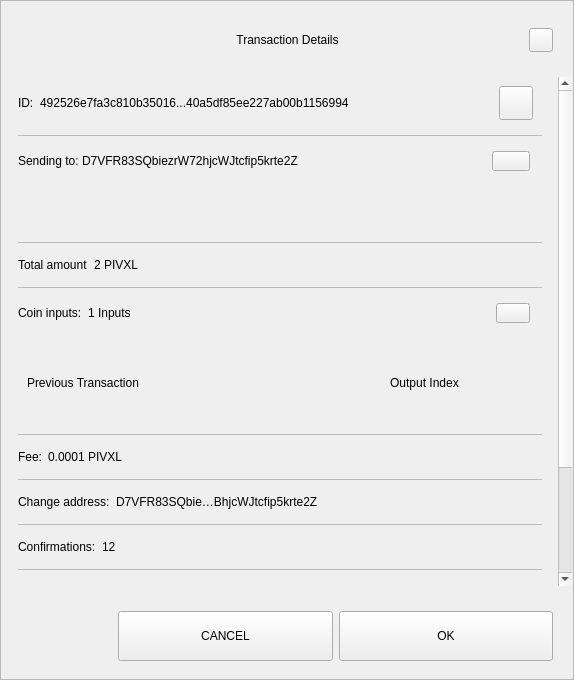
<?xml version="1.0" encoding="UTF-8"?>
<ui version="4.0">
 <class>TxDetailDialog</class>
 <widget class="QWidget" name="TxDetailDialog">
  <property name="geometry">
   <rect>
    <x>0</x>
    <y>0</y>
    <width>574</width>
    <height>680</height>
   </rect>
  </property>
  <property name="sizePolicy">
   <sizepolicy hsizetype="Preferred" vsizetype="Expanding">
    <horstretch>0</horstretch>
    <verstretch>0</verstretch>
   </sizepolicy>
  </property>
  <property name="minimumSize">
   <size>
    <width>574</width>
    <height>500</height>
   </size>
  </property>
  <property name="windowTitle">
   <string>Form</string>
  </property>
  <property name="styleSheet">
   <string notr="true"/>
  </property>
  <layout class="QVBoxLayout" name="verticalLayout_3">
   <property name="spacing">
    <number>0</number>
   </property>
   <property name="leftMargin">
    <number>0</number>
   </property>
   <property name="topMargin">
    <number>0</number>
   </property>
   <property name="rightMargin">
    <number>0</number>
   </property>
   <property name="bottomMargin">
    <number>0</number>
   </property>
   <item>
    <widget class="QFrame" name="frame">
     <property name="sizePolicy">
      <sizepolicy hsizetype="Preferred" vsizetype="Expanding">
       <horstretch>0</horstretch>
       <verstretch>0</verstretch>
      </sizepolicy>
     </property>
     <property name="styleSheet">
      <string notr="true"/>
     </property>
     <property name="frameShape">
      <enum>QFrame::StyledPanel</enum>
     </property>
     <property name="frameShadow">
      <enum>QFrame::Raised</enum>
     </property>
     <layout class="QVBoxLayout" name="verticalLayout">
      <property name="leftMargin">
       <number>0</number>
      </property>
      <property name="rightMargin">
       <number>0</number>
      </property>
      <item>
       <layout class="QHBoxLayout" name="horizontalLayout_3">
        <property name="spacing">
         <number>0</number>
        </property>
        <property name="leftMargin">
         <number>20</number>
        </property>
        <property name="topMargin">
         <number>10</number>
        </property>
        <property name="rightMargin">
         <number>20</number>
        </property>
        <item>
         <spacer name="horizontalSpacer_1">
          <property name="orientation">
           <enum>Qt::Horizontal</enum>
          </property>
          <property name="sizeHint" stdset="0">
           <size>
            <width>40</width>
            <height>20</height>
           </size>
          </property>
         </spacer>
        </item>
        <item>
         <widget class="QLabel" name="labelTitle">
          <property name="minimumSize">
           <size>
            <width>0</width>
            <height>40</height>
           </size>
          </property>
          <property name="maximumSize">
           <size>
            <width>16777215</width>
            <height>40</height>
           </size>
          </property>
          <property name="styleSheet">
           <string notr="true">padding-left:24px;</string>
          </property>
          <property name="text">
           <string>Transaction Details</string>
          </property>
          <property name="alignment">
           <set>Qt::AlignCenter</set>
          </property>
          <property name="margin">
           <number>7</number>
          </property>
         </widget>
        </item>
        <item>
         <spacer name="horizontalSpacer_2">
          <property name="orientation">
           <enum>Qt::Horizontal</enum>
          </property>
          <property name="sizeHint" stdset="0">
           <size>
            <width>40</width>
            <height>20</height>
           </size>
          </property>
         </spacer>
        </item>
        <item>
         <widget class="QPushButton" name="btnEsc">
          <property name="minimumSize">
           <size>
            <width>24</width>
            <height>24</height>
           </size>
          </property>
          <property name="maximumSize">
           <size>
            <width>24</width>
            <height>24</height>
           </size>
          </property>
          <property name="focusPolicy">
           <enum>Qt::NoFocus</enum>
          </property>
          <property name="text">
           <string/>
          </property>
         </widget>
        </item>
       </layout>
      </item>
      <item>
       <spacer name="verticalSpacer">
        <property name="orientation">
         <enum>Qt::Vertical</enum>
        </property>
        <property name="sizeType">
         <enum>QSizePolicy::Fixed</enum>
        </property>
        <property name="sizeHint" stdset="0">
         <size>
          <width>20</width>
          <height>10</height>
         </size>
        </property>
       </spacer>
      </item>
      <item>
       <widget class="QWidget" name="layoutScroll" native="true">
        <property name="minimumSize">
         <size>
          <width>0</width>
          <height>0</height>
         </size>
        </property>
        <layout class="QVBoxLayout" name="verticalLayout_4">
         <property name="leftMargin">
          <number>0</number>
         </property>
         <property name="topMargin">
          <number>0</number>
         </property>
         <property name="rightMargin">
          <number>0</number>
         </property>
         <item>
          <widget class="QScrollArea" name="scrollArea">
           <property name="styleSheet">
            <string notr="true">#scrollArea {
background:transparent;
}</string>
           </property>
           <property name="horizontalScrollBarPolicy">
            <enum>Qt::ScrollBarAlwaysOff</enum>
           </property>
           <property name="sizeAdjustPolicy">
            <enum>QAbstractScrollArea::AdjustIgnored</enum>
           </property>
           <property name="widgetResizable">
            <bool>true</bool>
           </property>
           <property name="alignment">
            <set>Qt::AlignLeading|Qt::AlignLeft|Qt::AlignTop</set>
           </property>
           <widget class="QWidget" name="scrollAreaWidgetContents">
            <property name="geometry">
             <rect>
              <x>0</x>
              <y>0</y>
              <width>556</width>
              <height>672</height>
             </rect>
            </property>
            <property name="autoFillBackground">
             <bool>false</bool>
            </property>
            <property name="styleSheet">
             <string notr="true">#scrollAreaWidgetContents {
background:transparent;
}</string>
            </property>
            <layout class="QVBoxLayout" name="verticalLayout_7">
             <property name="spacing">
              <number>0</number>
             </property>
             <property name="sizeConstraint">
              <enum>QLayout::SetDefaultConstraint</enum>
             </property>
             <property name="leftMargin">
              <number>0</number>
             </property>
             <property name="topMargin">
              <number>0</number>
             </property>
             <property name="rightMargin">
              <number>0</number>
             </property>
             <property name="bottomMargin">
              <number>0</number>
             </property>
             <item>
              <widget class="QWidget" name="content" native="true">
               <layout class="QVBoxLayout" name="verticalLayout_2">
                <property name="leftMargin">
                 <number>16</number>
                </property>
                <property name="topMargin">
                 <number>0</number>
                </property>
                <property name="rightMargin">
                 <number>16</number>
                </property>
                <item>
                 <widget class="QWidget" name="contentID" native="true">
                  <layout class="QHBoxLayout" name="horizontalLayout_12" stretch="0,1,0">
                   <property name="leftMargin">
                    <number>0</number>
                   </property>
                   <item>
                    <widget class="QLabel" name="labelId">
                     <property name="maximumSize">
                      <size>
                       <width>16777215</width>
                       <height>16777215</height>
                      </size>
                     </property>
                     <property name="text">
                      <string>ID:</string>
                     </property>
                    </widget>
                   </item>
                   <item>
                    <widget class="QLabel" name="textId">
                     <property name="text">
                      <string>492526e7fa3c810b35016...40a5df85ee227ab00b1156994</string>
                     </property>
                    </widget>
                   </item>
                   <item>
                    <widget class="QPushButton" name="pushCopy">
                     <property name="minimumSize">
                      <size>
                       <width>34</width>
                       <height>34</height>
                      </size>
                     </property>
                     <property name="maximumSize">
                      <size>
                       <width>34</width>
                       <height>34</height>
                      </size>
                     </property>
                     <property name="focusPolicy">
                      <enum>Qt::NoFocus</enum>
                     </property>
                     <property name="text">
                      <string/>
                     </property>
                     <property name="iconSize">
                      <size>
                       <width>24</width>
                       <height>24</height>
                      </size>
                     </property>
                    </widget>
                   </item>
                  </layout>
                 </widget>
                </item>
                <item>
                 <widget class="QLabel" name="labelDivider9">
                  <property name="maximumSize">
                   <size>
                    <width>16777215</width>
                    <height>1</height>
                   </size>
                  </property>
                  <property name="styleSheet">
                   <string notr="true">background-color:#bababa;</string>
                  </property>
                  <property name="text">
                   <string/>
                  </property>
                 </widget>
                </item>
                <item>
                 <widget class="QWidget" name="contentOutputs" native="true">
                  <layout class="QHBoxLayout" name="horizontalLayout_11" stretch="0,3,0">
                   <property name="spacing">
                    <number>0</number>
                   </property>
                   <property name="leftMargin">
                    <number>0</number>
                   </property>
                   <property name="rightMargin">
                    <number>12</number>
                   </property>
                   <item>
                    <widget class="QLabel" name="labelSend">
                     <property name="maximumSize">
                      <size>
                       <width>16777215</width>
                       <height>16777215</height>
                      </size>
                     </property>
                     <property name="text">
                      <string>Sending to: </string>
                     </property>
                    </widget>
                   </item>
                   <item>
                    <widget class="QLabel" name="textSend">
                     <property name="text">
                      <string>D7VFR83SQbiezrW72hjcWJtcfip5krte2Z </string>
                     </property>
                    </widget>
                   </item>
                   <item>
                    <widget class="QPushButton" name="pushOutputs">
                     <property name="minimumSize">
                      <size>
                       <width>34</width>
                       <height>20</height>
                      </size>
                     </property>
                     <property name="maximumSize">
                      <size>
                       <width>38</width>
                       <height>20</height>
                      </size>
                     </property>
                     <property name="focusPolicy">
                      <enum>Qt::NoFocus</enum>
                     </property>
                     <property name="styleSheet">
                      <string notr="true"/>
                     </property>
                     <property name="text">
                      <string/>
                     </property>
                    </widget>
                   </item>
                  </layout>
                 </widget>
                </item>
                <item>
                 <widget class="QScrollArea" name="outputsScrollArea">
                  <property name="minimumSize">
                   <size>
                    <width>0</width>
                    <height>50</height>
                   </size>
                  </property>
                  <property name="styleSheet">
                   <string notr="true">#outputsScrollArea {
background:transparent;
}</string>
                  </property>
                  <property name="widgetResizable">
                   <bool>true</bool>
                  </property>
                  <widget class="QWidget" name="container_outputs_base">
                   <property name="geometry">
                    <rect>
                     <x>0</x>
                     <y>0</y>
                     <width>522</width>
                     <height>48</height>
                    </rect>
                   </property>
                   <property name="styleSheet">
                    <string notr="true">#container_outputs_base {
background:transparent;
}</string>
                   </property>
                  </widget>
                 </widget>
                </item>
                <item>
                 <widget class="QLabel" name="labelDivider8">
                  <property name="maximumSize">
                   <size>
                    <width>16777215</width>
                    <height>1</height>
                   </size>
                  </property>
                  <property name="styleSheet">
                   <string notr="true">background-color:#bababa;</string>
                  </property>
                  <property name="text">
                   <string/>
                  </property>
                 </widget>
                </item>
                <item>
                 <widget class="QWidget" name="contentAmount" native="true">
                  <layout class="QHBoxLayout" name="horizontalLayout_4" stretch="0,1">
                   <property name="leftMargin">
                    <number>0</number>
                   </property>
                   <item>
                    <widget class="QLabel" name="labelAmount">
                     <property name="maximumSize">
                      <size>
                       <width>16777215</width>
                       <height>16777215</height>
                      </size>
                     </property>
                     <property name="text">
                      <string>Total amount</string>
                     </property>
                    </widget>
                   </item>
                   <item>
                    <widget class="QLabel" name="textAmount">
                     <property name="text">
                      <string>2 PIVXL</string>
                     </property>
                    </widget>
                   </item>
                  </layout>
                 </widget>
                </item>
                <item>
                 <widget class="QLabel" name="labelDivider6">
                  <property name="maximumSize">
                   <size>
                    <width>16777215</width>
                    <height>1</height>
                   </size>
                  </property>
                  <property name="styleSheet">
                   <string notr="true">background-color:#bababa;</string>
                  </property>
                  <property name="text">
                   <string/>
                  </property>
                 </widget>
                </item>
                <item>
                 <widget class="QWidget" name="contentInputs" native="true">
                  <layout class="QHBoxLayout" name="horizontalLayout" stretch="0,2,0">
                   <property name="leftMargin">
                    <number>0</number>
                   </property>
                   <property name="rightMargin">
                    <number>12</number>
                   </property>
                   <item>
                    <widget class="QLabel" name="labelInputs">
                     <property name="sizePolicy">
                      <sizepolicy hsizetype="Minimum" vsizetype="Preferred">
                       <horstretch>0</horstretch>
                       <verstretch>0</verstretch>
                      </sizepolicy>
                     </property>
                     <property name="maximumSize">
                      <size>
                       <width>16777215</width>
                       <height>16777215</height>
                      </size>
                     </property>
                     <property name="text">
                      <string>Coin inputs:</string>
                     </property>
                    </widget>
                   </item>
                   <item>
                    <widget class="QLabel" name="textInputs">
                     <property name="text">
                      <string>1 Inputs</string>
                     </property>
                    </widget>
                   </item>
                   <item>
                    <widget class="QPushButton" name="pushInputs">
                     <property name="maximumSize">
                      <size>
                       <width>34</width>
                       <height>20</height>
                      </size>
                     </property>
                     <property name="focusPolicy">
                      <enum>Qt::NoFocus</enum>
                     </property>
                     <property name="styleSheet">
                      <string notr="true"/>
                     </property>
                     <property name="text">
                      <string/>
                     </property>
                    </widget>
                   </item>
                  </layout>
                 </widget>
                </item>
                <item>
                 <widget class="QFrame" name="gridInputs">
                  <property name="sizePolicy">
                   <sizepolicy hsizetype="Preferred" vsizetype="MinimumExpanding">
                    <horstretch>0</horstretch>
                    <verstretch>0</verstretch>
                   </sizepolicy>
                  </property>
                  <property name="minimumSize">
                   <size>
                    <width>0</width>
                    <height>90</height>
                   </size>
                  </property>
                  <layout class="QGridLayout" name="gridLayoutInput" columnstretch="5,2" rowminimumheight="0">
                   <property name="sizeConstraint">
                    <enum>QLayout::SetMaximumSize</enum>
                   </property>
                   <property name="verticalSpacing">
                    <number>0</number>
                   </property>
                   <item row="0" column="0" alignment="Qt::AlignLeft">
                    <widget class="QLabel" name="labelTitlePrevTx">
                     <property name="text">
                      <string>Previous Transaction</string>
                     </property>
                    </widget>
                   </item>
                   <item row="0" column="1" alignment="Qt::AlignLeft">
                    <widget class="QLabel" name="labelOutputIndex">
                     <property name="text">
                      <string>Output Index</string>
                     </property>
                     <property name="alignment">
                      <set>Qt::AlignCenter</set>
                     </property>
                    </widget>
                   </item>
                  </layout>
                 </widget>
                </item>
                <item>
                 <widget class="QLabel" name="labelDivider1">
                  <property name="maximumSize">
                   <size>
                    <width>16777215</width>
                    <height>1</height>
                   </size>
                  </property>
                  <property name="styleSheet">
                   <string notr="true">background-color:#bababa;</string>
                  </property>
                  <property name="text">
                   <string/>
                  </property>
                 </widget>
                </item>
                <item>
                 <widget class="QWidget" name="contentFee" native="true">
                  <layout class="QHBoxLayout" name="horizontalLayout_7" stretch="0,1">
                   <property name="leftMargin">
                    <number>0</number>
                   </property>
                   <item>
                    <widget class="QLabel" name="labelFee">
                     <property name="maximumSize">
                      <size>
                       <width>16777215</width>
                       <height>16777215</height>
                      </size>
                     </property>
                     <property name="text">
                      <string>Fee:</string>
                     </property>
                    </widget>
                   </item>
                   <item>
                    <widget class="QLabel" name="textFee">
                     <property name="text">
                      <string>0.0001 PIVXL</string>
                     </property>
                    </widget>
                   </item>
                  </layout>
                 </widget>
                </item>
                <item>
                 <widget class="QLabel" name="labelDivider2">
                  <property name="maximumSize">
                   <size>
                    <width>16777215</width>
                    <height>1</height>
                   </size>
                  </property>
                  <property name="styleSheet">
                   <string notr="true">background-color:#bababa;</string>
                  </property>
                  <property name="text">
                   <string/>
                  </property>
                 </widget>
                </item>
                <item>
                 <widget class="QWidget" name="contentChangeAddress" native="true">
                  <layout class="QHBoxLayout" name="horizontalLayout_6" stretch="0,1">
                   <property name="leftMargin">
                    <number>0</number>
                   </property>
                   <item>
                    <widget class="QLabel" name="labelChange">
                     <property name="maximumSize">
                      <size>
                       <width>16777215</width>
                       <height>16777215</height>
                      </size>
                     </property>
                     <property name="text">
                      <string>Change address:</string>
                     </property>
                    </widget>
                   </item>
                   <item>
                    <widget class="QLabel" name="textChange">
                     <property name="text">
                      <string>D7VFR83SQbie…BhjcWJtcfip5krte2Z </string>
                     </property>
                    </widget>
                   </item>
                  </layout>
                 </widget>
                </item>
                <item>
                 <widget class="QLabel" name="labelDivider4">
                  <property name="maximumSize">
                   <size>
                    <width>16777215</width>
                    <height>1</height>
                   </size>
                  </property>
                  <property name="styleSheet">
                   <string notr="true">background-color:#bababa;</string>
                  </property>
                  <property name="text">
                   <string/>
                  </property>
                 </widget>
                </item>
                <item>
                 <widget class="QWidget" name="contentConfirmations" native="true">
                  <layout class="QHBoxLayout" name="horizontalLayout_8" stretch="0,1">
                   <property name="leftMargin">
                    <number>0</number>
                   </property>
                   <item>
                    <widget class="QLabel" name="labelConfirmations">
                     <property name="maximumSize">
                      <size>
                       <width>16777215</width>
                       <height>16777215</height>
                      </size>
                     </property>
                     <property name="text">
                      <string>Confirmations:</string>
                     </property>
                    </widget>
                   </item>
                   <item>
                    <widget class="QLabel" name="textConfirmations">
                     <property name="text">
                      <string>12</string>
                     </property>
                    </widget>
                   </item>
                  </layout>
                 </widget>
                </item>
                <item>
                 <widget class="QLabel" name="labelDivider7">
                  <property name="maximumSize">
                   <size>
                    <width>16777215</width>
                    <height>1</height>
                   </size>
                  </property>
                  <property name="styleSheet">
                   <string notr="true">background-color:#bababa;</string>
                  </property>
                  <property name="text">
                   <string/>
                  </property>
                 </widget>
                </item>
                <item>
                 <widget class="QWidget" name="contentSize" native="true">
                  <layout class="QHBoxLayout" name="horizontalLayout_9" stretch="0,1">
                   <property name="leftMargin">
                    <number>0</number>
                   </property>
                   <item>
                    <widget class="QLabel" name="labelSize">
                     <property name="maximumSize">
                      <size>
                       <width>16777215</width>
                       <height>16777215</height>
                      </size>
                     </property>
                     <property name="text">
                      <string>Size:</string>
                     </property>
                    </widget>
                   </item>
                   <item>
                    <widget class="QLabel" name="textSize">
                     <property name="text">
                      <string>2 kB</string>
                     </property>
                    </widget>
                   </item>
                  </layout>
                 </widget>
                </item>
                <item>
                 <widget class="QLabel" name="labelDivider3">
                  <property name="maximumSize">
                   <size>
                    <width>16777215</width>
                    <height>1</height>
                   </size>
                  </property>
                  <property name="styleSheet">
                   <string notr="true">background-color:#bababa;</string>
                  </property>
                  <property name="text">
                   <string/>
                  </property>
                 </widget>
                </item>
                <item>
                 <widget class="QWidget" name="contentDate" native="true">
                  <layout class="QHBoxLayout" name="horizontalLayout_5" stretch="0,1">
                   <property name="leftMargin">
                    <number>0</number>
                   </property>
                   <item>
                    <widget class="QLabel" name="labelDate">
                     <property name="maximumSize">
                      <size>
                       <width>16777215</width>
                       <height>16777215</height>
                      </size>
                     </property>
                     <property name="text">
                      <string>Date:</string>
                     </property>
                    </widget>
                   </item>
                   <item>
                    <widget class="QLabel" name="textDate">
                     <property name="text">
                      <string>May 25, 2017</string>
                     </property>
                    </widget>
                   </item>
                  </layout>
                 </widget>
                </item>
                <item>
                 <widget class="QLabel" name="labelDivider5">
                  <property name="maximumSize">
                   <size>
                    <width>16777215</width>
                    <height>1</height>
                   </size>
                  </property>
                  <property name="styleSheet">
                   <string notr="true">background-color:#bababa;</string>
                  </property>
                  <property name="text">
                   <string/>
                  </property>
                 </widget>
                </item>
                <item>
                 <widget class="QWidget" name="contentStatus" native="true">
                  <layout class="QHBoxLayout" name="horizontalLayout_10" stretch="0,1">
                   <property name="leftMargin">
                    <number>0</number>
                   </property>
                   <item>
                    <widget class="QLabel" name="labelStatus">
                     <property name="maximumSize">
                      <size>
                       <width>16777215</width>
                       <height>16777215</height>
                      </size>
                     </property>
                     <property name="text">
                      <string>Status:</string>
                     </property>
                    </widget>
                   </item>
                   <item>
                    <widget class="QLabel" name="textStatus">
                     <property name="text">
                      <string>Spendable</string>
                     </property>
                    </widget>
                   </item>
                  </layout>
                 </widget>
                </item>
                <item>
                 <spacer name="verticalSpacer_2">
                  <property name="orientation">
                   <enum>Qt::Vertical</enum>
                  </property>
                  <property name="sizeType">
                   <enum>QSizePolicy::Expanding</enum>
                  </property>
                  <property name="sizeHint" stdset="0">
                   <size>
                    <width>20</width>
                    <height>10</height>
                   </size>
                  </property>
                 </spacer>
                </item>
                <item>
                 <widget class="QLabel" name="labelWarning">
                  <property name="text">
                   <string>TextLabel</string>
                  </property>
                  <property name="alignment">
                   <set>Qt::AlignCenter</set>
                  </property>
                 </widget>
                </item>
               </layout>
              </widget>
             </item>
            </layout>
           </widget>
          </widget>
         </item>
        </layout>
       </widget>
      </item>
      <item>
       <widget class="QWidget" name="containerButtons" native="true">
        <layout class="QHBoxLayout" name="horizontalLayout1" stretch="1,2,2">
         <property name="leftMargin">
          <number>10</number>
         </property>
         <property name="rightMargin">
          <number>20</number>
         </property>
         <item>
          <spacer name="horizontalSpacer_3">
           <property name="orientation">
            <enum>Qt::Horizontal</enum>
           </property>
           <property name="sizeHint" stdset="0">
            <size>
             <width>40</width>
             <height>20</height>
            </size>
           </property>
          </spacer>
         </item>
         <item>
          <widget class="QPushButton" name="btnCancel">
           <property name="minimumSize">
            <size>
             <width>200</width>
             <height>50</height>
            </size>
           </property>
           <property name="focusPolicy">
            <enum>Qt::NoFocus</enum>
           </property>
           <property name="text">
            <string>CANCEL</string>
           </property>
          </widget>
         </item>
         <item>
          <widget class="QPushButton" name="btnSave">
           <property name="minimumSize">
            <size>
             <width>200</width>
             <height>50</height>
            </size>
           </property>
           <property name="focusPolicy">
            <enum>Qt::NoFocus</enum>
           </property>
           <property name="text">
            <string>OK</string>
           </property>
          </widget>
         </item>
        </layout>
       </widget>
      </item>
     </layout>
    </widget>
   </item>
  </layout>
 </widget>
 <resources/>
 <connections/>
</ui>
